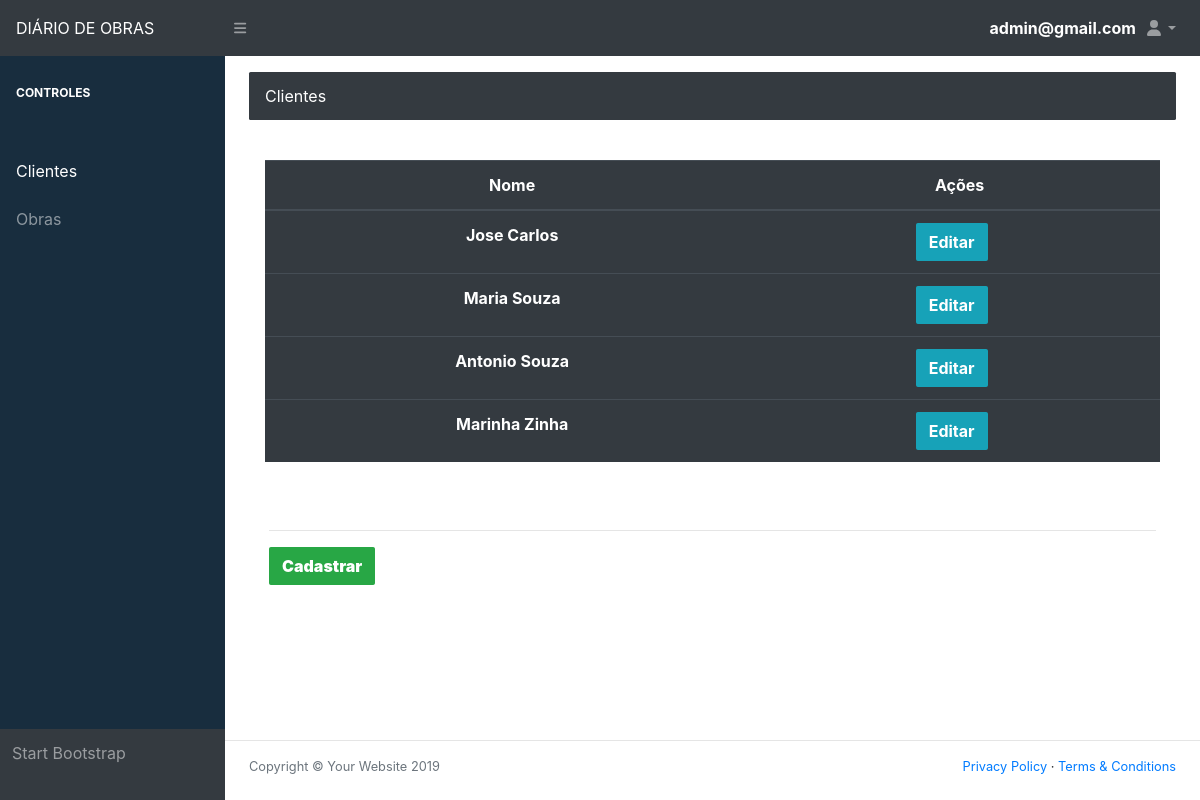
The app's page /show_customer (signed in) with its own data.
### Diary/models.py (models this page shows)
class Access(AbstractBaseUser, PermissionsMixin):
    objects = User_manager()
    email = models.EmailField('Email', unique=True)
    user_type = models.CharField('Tipo', max_length=50)
    USERNAME_FIELD = 'email'
    REQUIRED_FIELDS = ['user_type']
    def __str__(self):
        return self.email

class Customer(models.Model):
    user_access = models.ForeignKey(Access, on_delete=models.CASCADE)
    engineer = models.ForeignKey(Engineer, on_delete=models.CASCADE)
    customer_name = models.CharField('Nome do cliente', max_length=50)
    def __str__(self):
        return self.customer_name

### Diary/views/customer/show_customer.py (the view)
# urls.py: path('show_customer', Show_customer, name="show_customer"),
@login_required(login_url='login')
def Show_customer(request):
    user = request.user
    engineer = Engineer.objects.get(user_access=user)
    customers = Customer.objects.filter(engineer=engineer)
    return render(request, 'Diary/customer/show_customer.html', locals())

### templates/Diary/customer/show_customer.html (shortened to what this page needs)
{% extends 'Diary/home/base.html' %}
{% load static %}
                {% block conteudo %}
                <main>
                    <div class="container-fluid">
                        <ol class="breadcrumb mb-4">
                            <li class="breadcrumb-item active">Clientes</li>
                        </ol>
                        <div class="modal-body">
                            <table class="table table-hover table-dark">
                                  <thead>
                                    <tr>
                                      <th scope="col">Nome</th>
                                      <th scope="col">Ações</th>
                                    </tr>
                                  </thead>
                                  <tbody>
                                  {% for i in customers %}
                                    <tr>
                                      <th scope="row">{{ i }}</th>
                                      <td><a class="btn btn-info mr-3" href="{% url 'edit_customer' i.id %}">Editar</a></td>
                                    </tr>
                                  {% endfor %}
                                  </tbody>
                            </table>
                        </div>
                        <div class="card-body"><hr>
                            <a class="btn btn-success mr-3" href="{% url 'customer_register_access' %}">Cadastrar</a>
                        </div>
                    </div>
                </main>
                {% endblock %}

### templates/Diary/home/base.html (shortened to what this page needs)
<!DOCTYPE html>
{% load static %}
<html lang="pt-br">
    <head>
        <link href="{% static 'diary/css/styles.css' %}" rel="stylesheet" />
        <link href="{% static 'diary/css/dataTables.bootstrap4.min.css' %}" rel="stylesheet" />
    </head>
    <body class="sb-nav-fixed">
        <nav class="sb-topnav navbar navbar-expand navbar-dark bg-dark">
            <a class="navbar-brand" href="{% url 'home_page' %}">DIÁRIO DE OBRAS</a> <button class="btn btn-link btn-sm order-1 order-lg-0" id="sidebarToggle" href="#"><i class="fas fa-bars"></i></button>
            <strong style="color: white">{{ request.user }}</strong>
            <ul class="navbar-nav ml-auto ml-md-0">
                <li class="nav-item dropdown">
                    <a class="nav-link dropdown-toggle" id="userDropdown" href="#" role="button" data-toggle="dropdown" aria-haspopup="true" aria-expanded="false"><i class="fas fa-user fa-fw"></i></a>
                </li>
            </ul>
        </nav>
        <div id="layoutSidenav">
            <div id="layoutSidenav_nav">
                <nav class="sb-sidenav accordion sb-sidenav-dark" id="sidenavAccordion">
                    <div class="sb-sidenav-menu">
                        <div class="nav">
                              <div class="sb-sidenav-menu-heading">CONTROLES</div><hr>
                              <li class="nav-item">
                                <a class="nav-link" href="{% url 'show_customer' %}">
                                  <span>Clientes</span></a>
                              </li>
                              <li class="nav-item">
                                <a class="nav-link" href="{% url 'show_constructions' %}">
                                  <span>Obras</span></a>
                              </li>
                        </div>
                    </div>
                    <div class="sb-sidenav-footer">
                        Start Bootstrap
                    </div>
                </nav>
            </div>
            <div id="layoutSidenav_content">
                {% block conteudo %}{% endblock %}
                <footer class="bg-transparent mt-auto"><hr>
                    <div class="container-fluid">
                        <div class="d-flex align-items-center justify-content-between small">
                            <div class="text-muted">Copyright &copy; Your Website 2019</div>
                            <div>
                                <a href="#">Privacy Policy</a>
                                &middot;
                                <a href="#">Terms &amp; Conditions</a>
                            </div>
                        </div>
                    </div>
                </footer>
            </div>
        </div>
    </body>
</html>

### records on screen
Access: user "admin@gmail.com"
Customer: customer_name "Jose Carlos"
Customer: customer_name "Maria Souza"
Customer: customer_name "Antonio Souza"
Customer: customer_name "Marinha Zinha"
